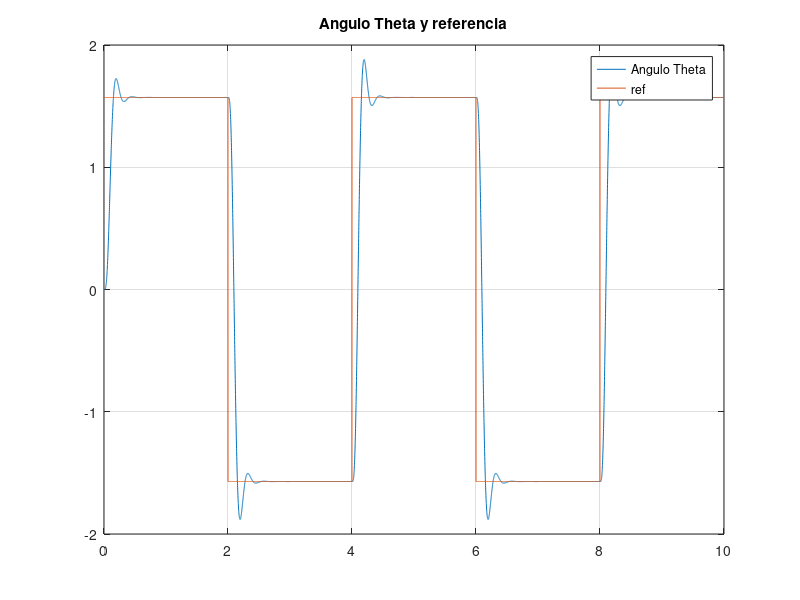
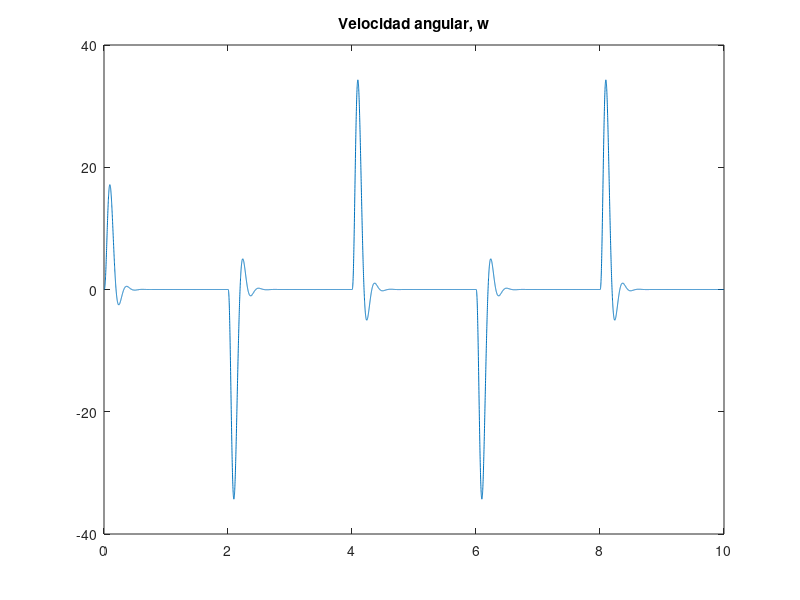
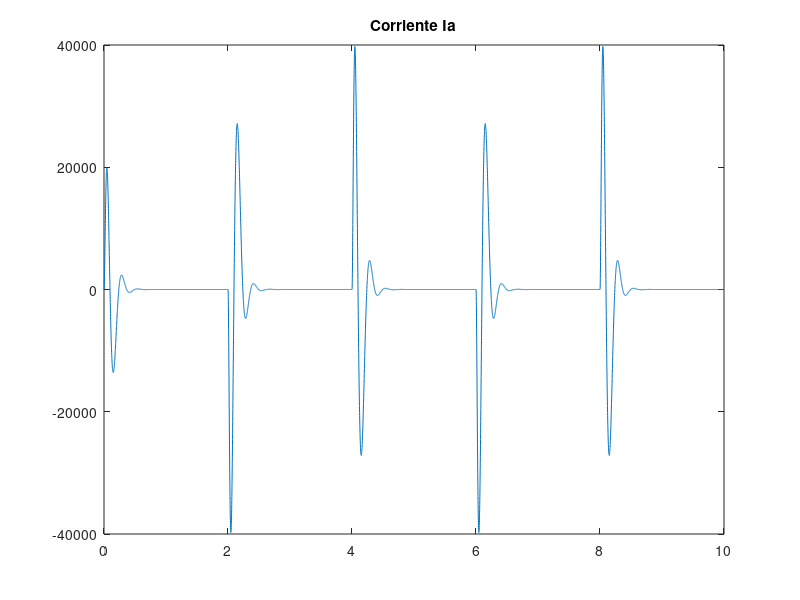
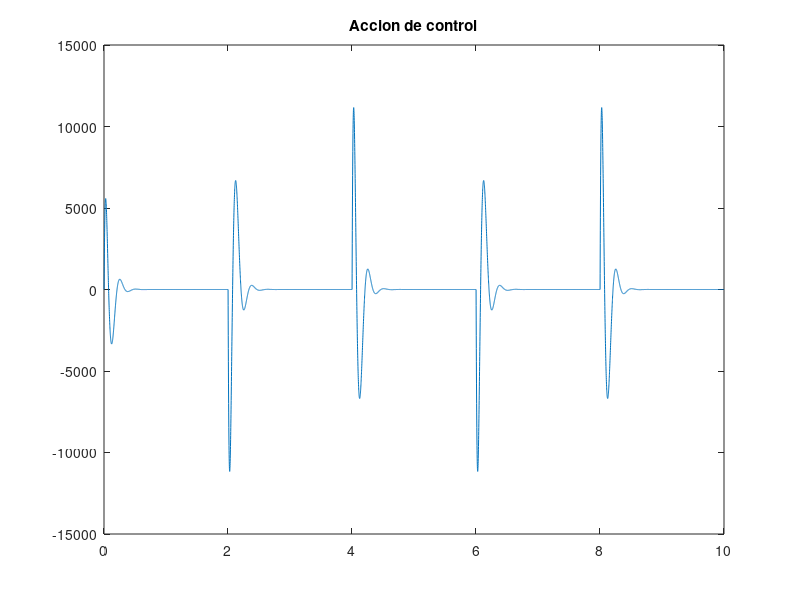

Source code (MATLAB) for these figures, in order:
%CODIGO PARA IMPLEMENTAR EL CONTROLADOR
%ALUMNO: HERMAN RAYMUNDO SALVATIERRA 
%TP 2 item 1
%Profesor Pucheta
clear all, close all, clc
%Variables
Laa= 5e-3;
J= 0.004;
Ra= 0.2;
B= 0.005; %0,005
Ki= 6.5e-5;
Km= 0.055;
%Torque (Dato)
T1=1.15e-3; %Va a ir variando para pi/2 y -pi/2

%Planteo matrices A B C D de estado a partir de las ecuaciones del modelo
%siendo
% x1 = ia    :la corriente que circula
% x2 = wr    :la velocidad angular
% x3 = theta :el angulo posicion del motor
Mat_A = [-Ra/Laa -Km/Laa 0; Ki/J -B/J 0; 0 1 0];
Mat_B = [1/Laa; 0; 0];
Mat_C = [0 0 1];
Mat_D = [0];
%Matrices ampliadas
Mat_Aa = [Mat_A zeros(3,1); -Mat_C 0];
Mat_Ba = [Mat_B; 0];
Mat_Cc = [Mat_C 0];
%Se hacen varios intentos para el controlador por asignacion de polos pero
%me traen muchos problemas, y por eso decidí implementar el controlador por
%LQR por ser mas eficiente
%Despues de probar con distintos valores opté por el que me funciona bien

Q = diag([1 1/10000 100 10000000000000]);
 
R=100.0; 

%Construccion del Hamiltoniano para el calculo del controlador
Ha=[Mat_Aa -Mat_Ba*inv(R)*Mat_Ba'; -Q -Mat_Aa'];
[n,va]=size(Ha); % estas se definen y las usaré como limites para el for

[V,D]=eig(Ha);% son los 2 polos de la funcion de transf 
              %a lazo abierto del hamiltoniano
MX1X2=[]; %empieza vacia y luego recorre y se van guardando
          %los valores si es que tienen parte real negativa
for ii=1:n
    if real(D(ii,ii))<0 %recorro la diagonal principal buscando polos estables
        MX1X2=[MX1X2 V(:,ii)];
    end
end

MX1=MX1X2(1:n/2,:); % A esta variable MX1 le asigno el valor de la posicion n/2
MX2=MX1X2(n/2+1:end,:);% A esta variable MX2 le asigno el valor de la posicion n/2+1

P=real(MX2*inv(MX1));%Tomo la parte real por un tema de residuos
Ka=inv(R)*Mat_Ba'*P;
K=Ka(1:3); 
KI=-Ka(4);
eig(Mat_Aa-Mat_Ba*Ka)%Verifico polos con parte real negativa
% break
%Fin cálculo del controlador
J_(1)=0
V_(1)=0;
psi(1)=0;

%Para la simulación
delta_t=1e-3; %1e-5     ESTE PARAMETRO HACE QUE LA CORRIENTE CAMBIE

tiempo=10;
pasos=round(tiempo/delta_t);
Ci=[0 0 0 0];
t=0:delta_t:(tiempo-delta_t);

%Referencia
%cambie el 0.6 por 4
ref=(pi/2)*square(2*pi*t/4);

%Torque (original 0.6)
%probe cambiar esta formula (debo aumentar el 0.6)
T11=(T1/2)+(T1/2)*square(2*pi*t/4 );%Función para ir variando el torque
%T1=(1.15e-3/2)+(1.15e-3/2)*square(2*pi*t/0.6); 2.4335e-3

%Condiciones iniciales
x=zeros(4,pasos);
x(1,1)=Ci(1);%ia
x(2,1)=Ci(2);%w
x(3,1)=Ci(3);%theta
x(4,1)=Ci(4);
ua(1)=0;

for i=2:1:pasos
    estado=[x(1,i-1);x(2,i-1);x(3,i-1);x(4,i-1)];%Guardo el estado
    integracion=x(4,i-1)+delta_t*(ref(1,i-1)-Mat_Cc*estado);%Es el termino de la pseudo inversa
    u_actual=-Ka*estado;%(1:3)+integracion*KI;
    ua=[ua u_actual];
    
    %Ecuaciones del motor
    ia_p=(-Ra/Laa)*estado(1)-(Km/Laa)*estado(2)+(1/Laa)*u_actual;
    w_p=(Ki/J)*estado(1)-(B/J)*estado(2);%-(1/J)*T11(i-1);
    theta_p=estado(2);
    
    xp_actual=[ia_p; w_p; theta_p];
    
    xsig=estado(1:3)+delta_t*xp_actual;
    x(1,i)=xsig(1);
    x(2,i)=xsig(2);
    x(3,i)=xsig(3);
    x(4,i)=integracion;
end

figure
plot(t,x(3,1:end));title('Angulo Theta y referencia');hold on;grid on;
plot(t,ref);legend('Angulo Theta','ref');
%break
figure
plot(t,x(2,:));title('Velocidad angular, w');hold on;

figure
plot(t,x(1,:));title('Corriente Ia');hold on;

figure
plot(t,ua);title('Accion de control');hold on;

figure
plot(t,T11);title('Torque');hold on;
